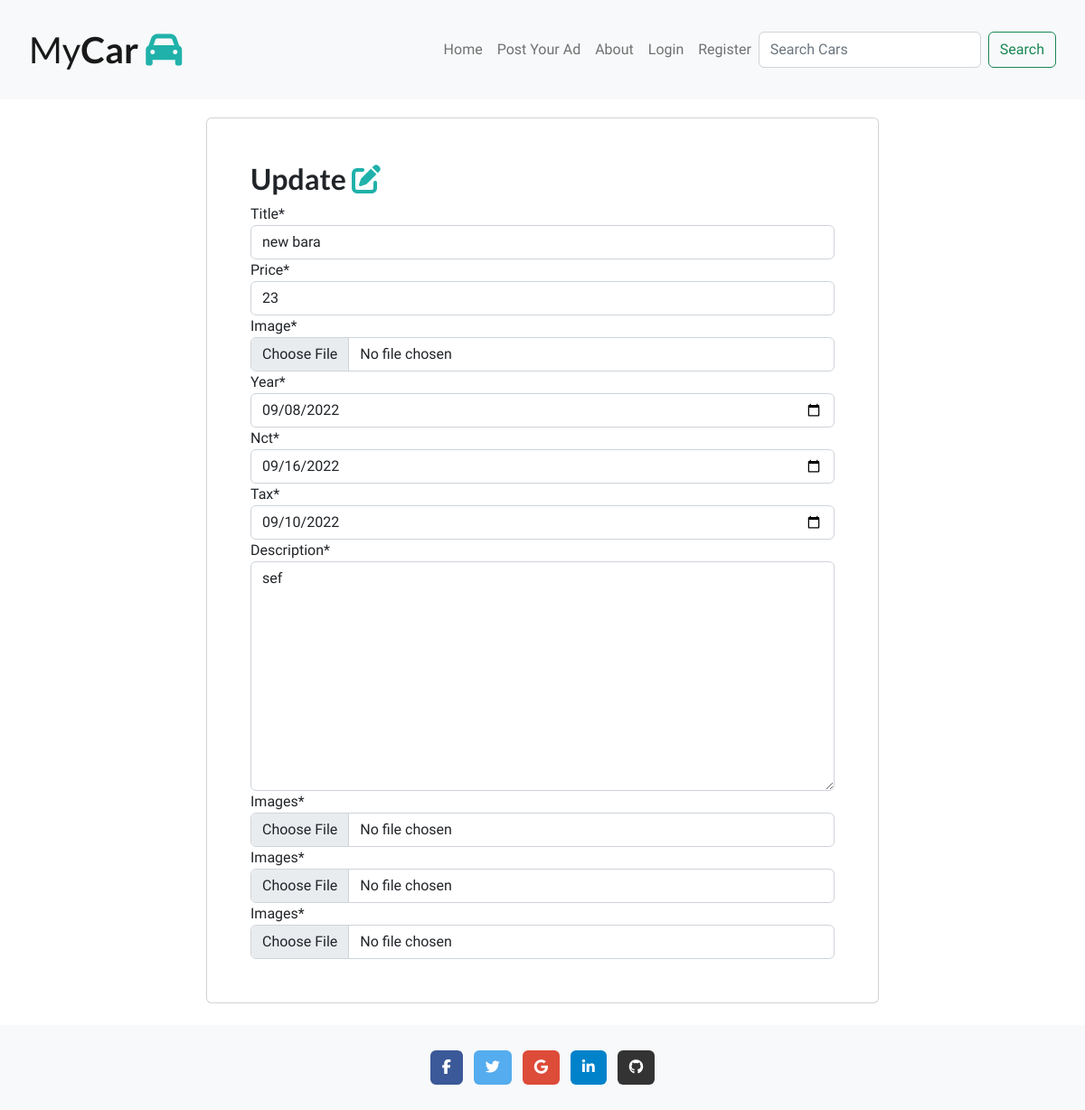
Page /post_your_add_edit/33 on the committed database.
### blog/models.py (models this page shows, shortened)
class PostAd(models.Model):
    title = models.CharField(max_length=200, unique=True)
    price = models.IntegerField(null=True)
    slug = models.SlugField(max_length=200, unique=True)
    author = models.ForeignKey(
        User, on_delete=models.CASCADE, related_name="blog_PostAds")
    created_on = models.DateTimeField(auto_now=True)
    updated_on = models.DateTimeField(auto_now=True)
    description = models.TextField(max_length=500)
    image = models.ImageField()
    year = models.DateField(auto_now=False)
    tax = models.DateField(auto_now=False)
    nct = models.DateField(auto_now=False)
    likes = models.ManyToManyField(
        User, related_name='blogpost_like', blank=True)
    class Meta:
        ordering = ["-created_on"]

### blog/views.py (the view)
# urls.py: path('post_your_add_edit/<post_id>', views.post_your_add_edit, name='post_your_add_edit'),
def post_your_add_edit(request, post_id):
    item = get_object_or_404(PostAd, id=post_id)
    ImageFormSet = formset_factory(ImagesForm, extra=3)  # Add 3 more fields to add image
    formset = ImageFormSet(request.POST or None, request.FILES or None)
    if request.method == 'POST':
        form = PostForm(request.POST, request.FILES, instance=item)
        if form.is_valid() and formset.is_valid():
            form.save()
            return redirect('home')
    form = PostForm(instance=item)
    context = {
        'form': form,
        'formset': formset
    }
    return render(request, 'post_your_add_edit.html', context)

### blog/forms.py
class PostForm(forms.ModelForm):
    title = forms.CharField(widget=forms.TextInput(attrs={'class': 'title', 'placeholder': 'Car Name'}))
    price = forms.CharField(widget=forms.TextInput(attrs={'class': 'title', 'placeholder': 'Price in Euro'}))
    description = forms.CharField(widget=forms.Textarea(attrs={'class': 'title', 'placeholder': 'Details about car'}))
    image = forms.ImageField(widget=forms.FileInput(attrs={'class': 'form-control', 'id': 'customFile'}))
    class Meta:
        model = PostAd
        fields = ('title', 'price', 'image', 'year', 'nct', 'tax', 'description',)
        widgets = {
            'year': DateInput(attrs={'class': 'title', 'placeholder': 'heda'}),
            'nct': DateInput(attrs={'class': 'title'}),
            'tax': DateInput(attrs={'class': 'title'}),
        }

### templates/post_your_add_edit.html (shortened to what this page needs)
{% extends "base.html" %}
{% block content %}
{% load crispy_forms_tags %}
<div class="container col-md-8 card p-5 title">
    <h2> Update <i class="fas fa-edit"></i></h2>
    <form method="POST" enctype="multipart/form-data">
        {{ form | crispy }}
        {{ formset | crispy }}
    </form>
</div>
{% endblock content %}

### static/css/style.css (style rules this page uses)
body { font-family: Maven Pro, sans-serif; }
h1, h2, h3, h5 { font-family: Lato, sans-serif; font-weight: bold; }
.fa-car, .fa-handshake, .fa-key, .fa-edit, .fa-car-side { color: lightseagreen; }

### rows in the picture
PostAd: title "new bara", price "23", year "09/08/2022", nct "09/16/2022", tax "09/10/2022", description "sef"
